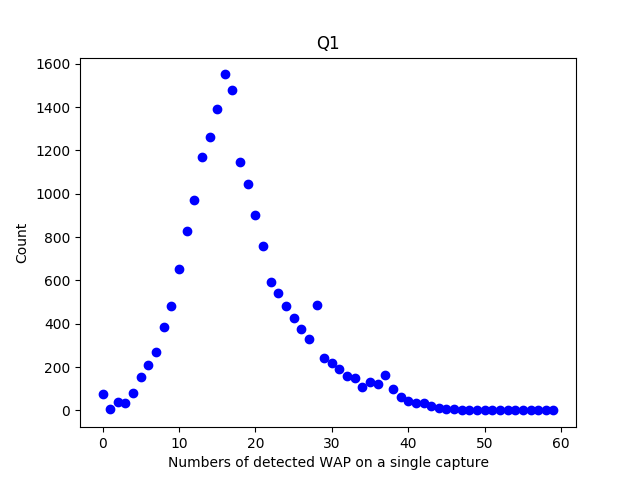

Reproduce this figure in Python.
import csv
import matplotlib.pyplot as plt

WAP_num = []

for index in range(521) :
    WAP_num.append(0)

# count the number of detected WAPs on each row
with open('TrainingData_new.csv',newline='') as csvfile:
    rows = csv.reader(csvfile)
    next(rows,None)
    for row in rows :
        sum_of_row = 0
        for x in row[:520] :
            if x != '0' :
                sum_of_row += 1
        WAP_num[sum_of_row] += 1

plt.plot(WAP_num[:60],'bo')
plt.title("Q1")
plt.xlabel("Numbers of detected WAP on a single capture")
plt.ylabel("Count")
plt.show()
